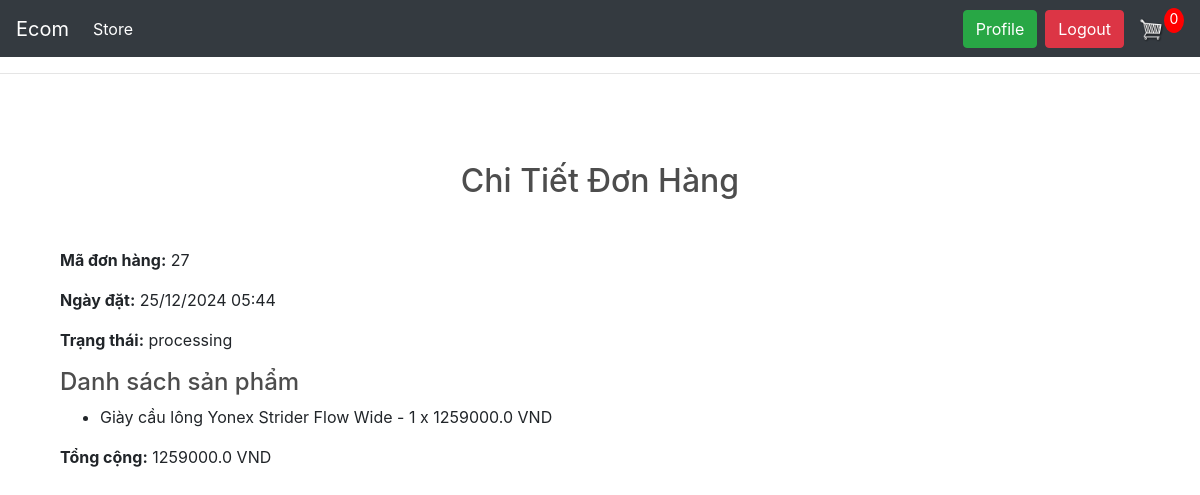
The app's page /orders/order-detail/27/ (signed in) with its own data.
### orders/models.py (models this page shows, shortened)
class Order(models.Model):
    STATUS_CHOICES = [
        ('in_progress', 'In Progress'),
        ('completed', 'Completed'),
    ]
    user = models.ForeignKey(settings.AUTH_USER_MODEL, on_delete=models.CASCADE)
    cart = models.OneToOneField('cart.Cart', on_delete=models.CASCADE)
    coupon = models.ForeignKey(Coupon, on_delete=models.SET_NULL, blank=True, null=True)
    status = models.CharField(max_length=20, choices=STATUS_CHOICES, default='in_progress')
    ordered_date = models.DateTimeField(default=timezone.now)
    def get_total(self):
        total = sum(item.total_price() for item in self.cart.items.all())
        if self.coupon:
            total -= self.coupon.amount
        return total

### cart/models.py (models this page shows, shortened)
class CartItem(models.Model):
    cart = models.ForeignKey(Cart, on_delete=models.CASCADE, related_name='cart_items')  # Liên kết với giỏ hàng
    product = models.ForeignKey(Product, on_delete=models.CASCADE)  # Liên kết với sản phẩm
    quantity = models.PositiveIntegerField(default=1)
    is_active = models.BooleanField(default=True)
    def total_price(self):
        return self.product.price * self.quantity

class Cart(models.Model):
    cart_id = models.CharField(max_length=250, unique=True)
    user = models.ForeignKey(User, on_delete=models.CASCADE, null=True, blank=True)
    created_at = models.DateTimeField(auto_now_add=True)
    updated_at = models.DateTimeField(auto_now=True)
    @property
    def items(self):
        return self.cart_items.all()

### products/models.py (models this page shows, shortened)
class Product(models.Model):
    id = models.AutoField(primary_key=True)  # Trường id, tự động tăng
    name = models.CharField(max_length=200)  # Tên sản phẩm
    slug = models.SlugField(max_length=200, unique=True, blank=True)  # Tạo slug từ tên sản phẩm
    category = models.ForeignKey(
        Category, on_delete=models.SET_NULL, null=True, blank=True, related_name='products'
    )  # Liên kết với danh mục
    price = models.FloatField()  # Giá sản phẩm
    description = models.TextField(null=True, blank=True)  # Mô tả sản phẩm
    image = models.ImageField(null=True, blank=True, upload_to='products/')  # Ảnh sản phẩm
    stock = models.PositiveIntegerField(default=0)  # Số lượng sản phẩm trong kho
    image_1 = models.ImageField(upload_to='products/', null=True, blank=True)
    image_2 = models.ImageField(upload_to='products/', null=True, blank=True)
    image_3 = models.ImageField(upload_to='products/', null=True, blank=True)

### orders/views.py (the view)
# urls.py: path('order-detail/<int:order_id>/', views.order_detail, name='order_detail'),  # For detailed order view
@login_required(login_url='login')
def order_detail(request, order_id):
    order = get_object_or_404(Order, id=order_id, user=request.user)
    return render(request, 'order_detail.html', {'order': order})

### templates/order_detail.html (shortened to what this page needs)
{% extends "base.html" %}
{% block content %}
<div class="container">
    <h2 class="my-5 text-center">Chi Tiết Đơn Hàng</h2>
    <p><strong>Mã đơn hàng:</strong> {{ order.id }}</p>
    <p><strong>Ngày đặt:</strong> {{ order.ordered_date|date:"d/m/Y H:i" }}</p>
    <p><strong>Trạng thái:</strong> {{ order.get_status_display }}</p>
    <h4>Danh sách sản phẩm</h4>
    <ul>
        {% for item in order.cart.items.all %}
        <li>{{ item.product.name }} - {{ item.quantity }} x {{ item.product.price }} VND</li>
        {% endfor %}
    </ul>
    <p><strong>Tổng cộng:</strong> {{ order.get_total }} VND</p>
</div>
{% endblock %}

### static/css/main.css (style rules this page uses)
body { background-color: hsl(0, 0%, 98%); }
h1,h2,h3,h4,h5,h6 { color:hsl(0, 0%, 30%); }

### records on screen
Order: id "27", ordered_date "25/12/2024 05:44", status "processing", get_total "1259000.0"
CartItem: product.name "Giày cầu lông Yonex Strider Flow Wide", quantity "1", product.price "1259000.0"
